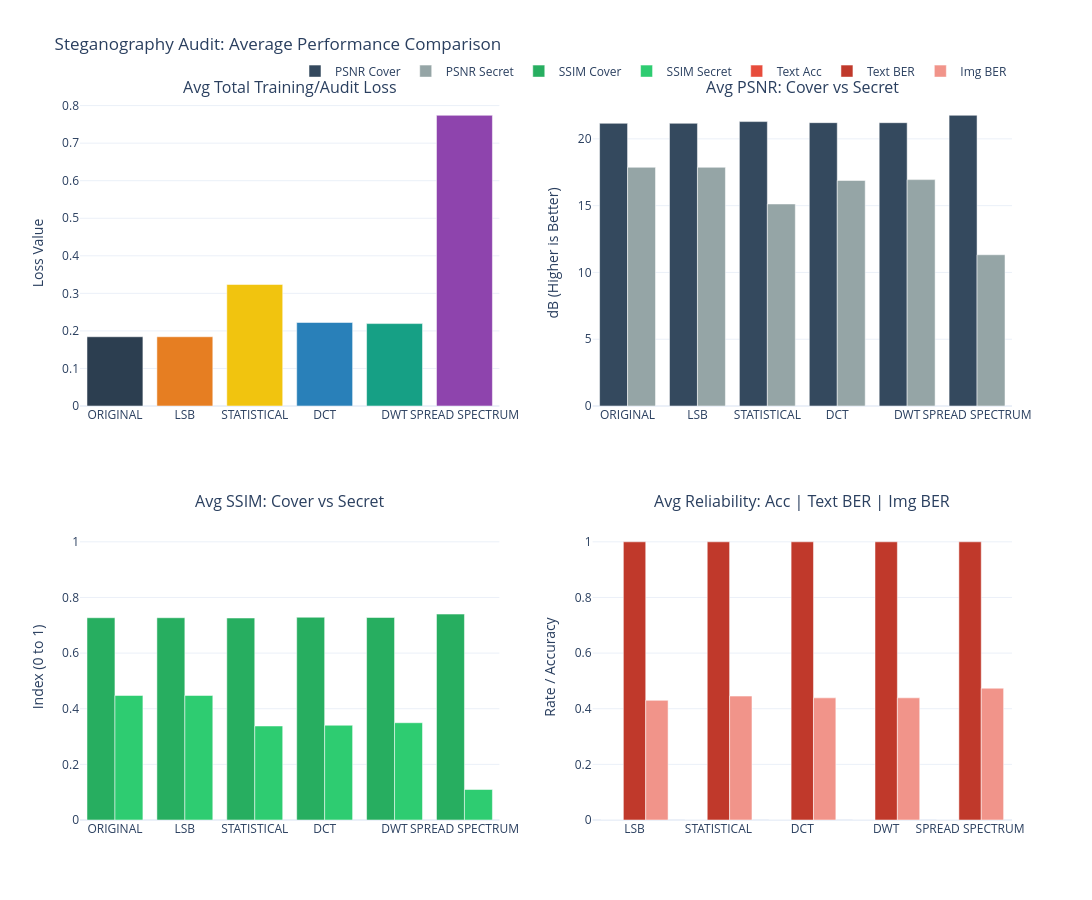

Here is the notebook cell this chart was saved with:
### Code cell
from tqdm.auto import tqdm
import nltk
from nltk.corpus import words

# reload just to check saved model works, and so this can be run without fit if needed.
prep_network, hide_network, reveal_network = load_weights_from_checkpoint(
    models_dir, prep_network, hide_network, reveal_network
)


all_metrics = []


mse_handler = tf.keras.losses.MeanSquaredError()
methods = ['original'] + [k.lower() for k in stego_map.keys()]

num_samples = 5  # len(holdout_dataset)
print(f"Evaluating {num_samples} samples...")


sample_dataset = holdout_dataset.take(num_samples)
pbar = tqdm(enumerate(sample_dataset), total=num_samples,
            desc="Audit Progress", unit="img")

try:
    word_list = words.words()
except:
    nltk.download('words')
    # need to reimport if not downloaded
    from nltk.corpus import words
    word_list = [w.lower() for w in words.words() if w.isalpha()]

# Filter for medium-length words to ensure they fit your codec capacity
max_word, max_char_len = find_max_supported_word(
    word_list, codec, fixed_byte_len)
# subtract 2 bytes for added safety
max_char_len -= 2
safe_word_list = [w for w in word_list if len(w) <= max_char_len]

random_word = random.choice(safe_word_list) + "\0"
check_audit_viability(random_word, codec, stego_map)


def sanitize_string(s):
    """Replaces unprintable/corrupted characters with a dot (.)"""
    if not isinstance(s, str):
        return ""
    return "".join(c if c in string.printable and c not in ['\n', '\r'] else '.' for c in s)


for i, (cover_tensor, secret_tensor) in pbar:
    # Prepare single sample
    secret_text = random.choice(safe_word_list) + "\0"
    sc = to_scale(to_display(cover_tensor))[tf.newaxis, ...]
    original_secret_img = to_display(secret_tensor)

    for method in methods:
        # Dynamic Tool Lookup
        tool = next((v for k, v in stego_map.items()
                    if k.lower() == method), None)

        # --- 1. Embed ---
        pre_nn_text = ""
        revealed_text = ""
        embed_success = True

        if method == 'original' or tool is None:
            new_secret = original_secret_img
        else:
            try:
                new_secret = tool.embed(
                    original_secret_img, secret_text, codec
                )
                try:
                    pre_nn_text = tool.extract(new_secret, codec)
                except:
                    pre_nn_text = "[Extract Failed]"
            except Exception as e:
                embed_success = False
                new_secret = original_secret_img
                pre_nn_text = "[EMBED FAIL]"

        ss = to_scale(new_secret)[tf.newaxis, ...]

        # --- 2. Inference ---
        p_out = prep_network(ss, training=False)
        h_out = hide_network([sc, p_out], training=False)
        r_out = reveal_network(h_out, training=False)

        h_out = tf.cast(h_out, tf.float32)
        r_out = tf.cast(r_out, tf.float32)

        # --- 3. Extract & Metrics ---

        if method != 'original' and tool is not None:
            if embed_success:
                try:
                    revealed_text = tool.extract(to_display(r_out[0]), codec)
                except:
                    revealed_text = "[Extract Failed]"
            else:
                revealed_text = "[SKIPPED]"

            # Clean and truncate the strings for neat console formatting
            clean_sec = sanitize_string(secret_text.replace('\0', ''))
            clean_pre = sanitize_string(pre_nn_text.replace(
                '\0', '')) if pre_nn_text else "[EMPTY]"
            clean_rev = sanitize_string(revealed_text.replace('\0', ''))[:15]

            print(
                f"Img {i} | {method:<15} | Sec: '{clean_sec:<12}' | PreNN: '{clean_pre:<15}' | Rev: '{clean_rev:<15}'")

        text_acc = acc_txt(secret_text, revealed_text)
        ber_text = calculate_text_ber(secret_text, revealed_text)
        ber_img = calculate_img_ber(ss, r_out)

        print(
            f"text_acc: {text_acc:.2f}, ber_text: {ber_text:.2f}, ber_img: {ber_img:.2f}")
        # PSNR/SSIM
        p_c = tf.image.psnr(sc, h_out, max_val=1.0).numpy()[0]
        p_s = tf.image.psnr(ss, r_out, max_val=1.0).numpy()[0]
        s_c = tf.image.ssim(sc, h_out, max_val=1.0).numpy()[0]
        s_s = tf.image.ssim(ss, r_out, max_val=1.0).numpy()[0]

        t_loss, c_loss, s_loss = steganography_loss(sc, ss, h_out, r_out)

        # --- 4. Periodic Visual Saving ---
        # Saves every 50th image processed to avoid disk bloat
        # if (i + 1) % 50 == 0:
        save_visual_comparison(
            cover=to_display(sc[0]),
            secret=to_display(ss[0]),
            stego=to_display(h_out[0]),
            reveal=to_display(r_out[0]),
            method_name=method,
            index=i,
            save_dir=os.path.join(data_dir, "visual_results")
        )

        # --- 5. Data Accumulation ---
        all_metrics.append({
            "image_index": i,
            "method": method,
            "total_loss": float(t_loss.numpy()),
            "psnr_c": float(p_c),
            "ssim_c": float(s_c),
            "psnr_s": float(p_s),
            "ssim_s": float(s_s),
            "ber_img": float(ber_img),
            "ber_text": float(ber_text),
            "text_acc": float(text_acc)
        })

    pbar.set_postfix({"img": i, "last_acc": f"{text_acc:.2f}"})


# save all_metrics to csv here
df_metrics = pd.DataFrame(all_metrics)
final_summary_path = os.path.join(data_dir, "evaluation_metrics.csv")
df_metrics.to_csv(final_summary_path, index=False)
print(f"Metrics saved to {final_summary_path}")

# --- 2. Final Averaging ---
print("\n=== Final Average Evaluation Metrics ===")
summary = df_metrics.groupby(
    'method')[['total_loss', 'psnr_c', 'psnr_s', 'text_acc', 'ber_img', 'ber_text']].mean()
print(summary)

plot_final_summary(all_metrics, os.path.join(
    data_dir, "final_summary_plot.pdf"))

### Figure 1 — Plotly figure (JSON) as saved in the notebook; plotly's stock layout.template omitted (floating-point values rounded to 4 significant figures)
{"data": [{"marker": {"color": ["#2C3E50", "#E67E22", "#F1C40F", "#2980B9", "#16A085", "#8E44AD"]}, "name": "Total Loss", "showlegend": false, "type": "bar", "x": ["ORIGINAL", "LSB", "STATISTICAL", "DCT", "DWT", "SPREAD SPECTRUM"], "xaxis": "x", "y": [0.1844, 0.1844, 0.3236, 0.2224, 0.2195, 0.7742], "yaxis": "y"}, {"marker": {"color": "#34495E"}, "name": "PSNR Cover", "type": "bar", "x": ["ORIGINAL", "LSB", "STATISTICAL", "DCT", "DWT", "SPREAD SPECTRUM"], "xaxis": "x2", "y": [21.16, 21.16, 21.29, 21.21, 21.21, 21.76], "yaxis": "y2"}, {"marker": {"color": "#95A5A6"}, "name": "PSNR Secret", "type": "bar", "x": ["ORIGINAL", "LSB", "STATISTICAL", "DCT", "DWT", "SPREAD SPECTRUM"], "xaxis": "x2", "y": [17.87, 17.87, 15.13, 16.88, 16.95, 11.32], "yaxis": "y2"}, {"marker": {"color": "#27AE60"}, "name": "SSIM Cover", "type": "bar", "x": ["ORIGINAL", "LSB", "STATISTICAL", "DCT", "DWT", "SPREAD SPECTRUM"], "xaxis": "x3", "y": [0.7271, 0.7271, 0.7261, 0.7288, 0.7279, 0.7403], "yaxis": "y3"}, {"marker": {"color": "#2ECC71"}, "name": "SSIM Secret", "type": "bar", "x": ["ORIGINAL", "LSB", "STATISTICAL", "DCT", "DWT", "SPREAD SPECTRUM"], "xaxis": "x3", "y": [0.4476, 0.4476, 0.338, 0.3406, 0.3497, 0.1096], "yaxis": "y3"}, {"marker": {"color": "#E74C3C"}, "name": "Text Acc", "type": "bar", "x": ["LSB", "STATISTICAL", "DCT", "DWT", "SPREAD SPECTRUM"], "xaxis": "x4", "y": [0, 0, 0, 0, 0], "yaxis": "y4"}, {"marker": {"color": "#C0392B"}, "name": "Text BER", "type": "bar", "x": ["LSB", "STATISTICAL", "DCT", "DWT", "SPREAD SPECTRUM"], "xaxis": "x4", "y": [1, 1, 1, 1, 1], "yaxis": "y4"}, {"marker": {"color": "#F1948A"}, "name": "Img BER", "type": "bar", "x": ["LSB", "STATISTICAL", "DCT", "DWT", "SPREAD SPECTRUM"], "xaxis": "x4", "y": [0.4301, 0.4455, 0.439, 0.4392, 0.4737], "yaxis": "y4"}], "layout": {"annotations": [{"font": {"size": 16}, "showarrow": false, "text": "Avg Total Training/Audit Loss", "x": 0.225, "xanchor": "center", "xref": "paper", "y": 1, "yanchor": "bottom", "yref": "paper"}, {"font": {"size": 16}, "showarrow": false, "text": "Avg PSNR: Cover vs Secret", "x": 0.775, "xanchor": "center", "xref": "paper", "y": 1, "yanchor": "bottom", "yref": "paper"}, {"font": {"size": 16}, "showarrow": false, "text": "Avg SSIM: Cover vs Secret", "x": 0.225, "xanchor": "center", "xref": "paper", "y": 0.425, "yanchor": "bottom", "yref": "paper"}, {"font": {"size": 16}, "showarrow": false, "text": "Avg Reliability: Acc | Text BER | Img BER", "x": 0.775, "xanchor": "center", "xref": "paper", "y": 0.425, "yanchor": "bottom", "yref": "paper"}], "barmode": "group", "height": 900, "legend": {"orientation": "h", "x": 1, "xanchor": "right", "y": 1.02, "yanchor": "bottom"}, "title": {"text": "Steganography Audit: Average Performance Comparison"}, "width": 1200, "xaxis": {"anchor": "y", "domain": [0, 0.45]}, "xaxis2": {"anchor": "y2", "domain": [0.55, 1]}, "xaxis3": {"anchor": "y3", "domain": [0, 0.45]}, "xaxis4": {"anchor": "y4", "domain": [0.55, 1]}, "yaxis": {"anchor": "x", "domain": [0.575, 1], "title": {"text": "Loss Value"}}, "yaxis2": {"anchor": "x2", "domain": [0.575, 1], "title": {"text": "dB (Higher is Better)"}}, "yaxis3": {"anchor": "x3", "domain": [0, 0.425], "range": [0, 1.1], "title": {"text": "Index (0 to 1)"}}, "yaxis4": {"anchor": "x4", "domain": [0, 0.425], "range": [0, 1.1], "title": {"text": "Rate / Accuracy"}}}}
